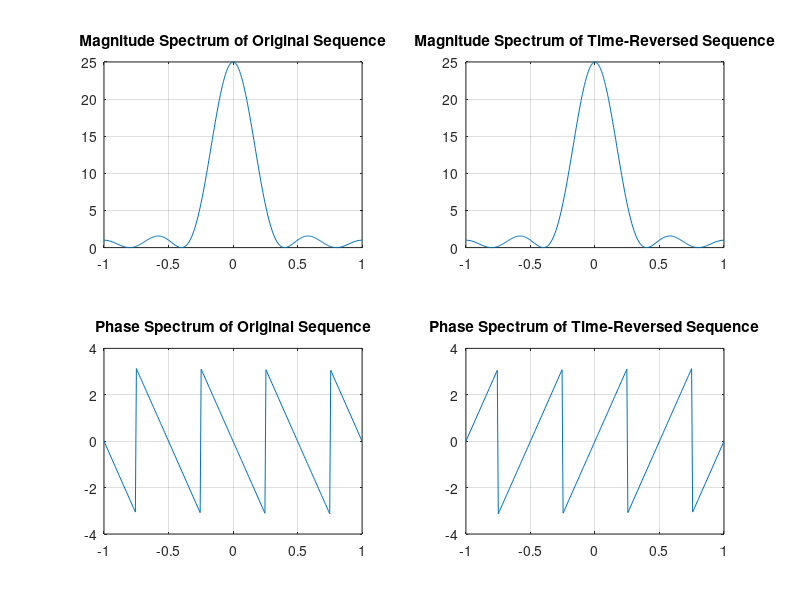

Write the MATLAB code that produced this figure.
clf;
w = -pi:2*pi/255:pi;
num=[1 2 3 4 5 4 3 2 1];
%num = [1 2 3 4];
L = length(num)-1;
h1 = freqz(num, 1, w);
h2 = freqz(fliplr(num), 1, w);
h3 = exp(w*L*i).*h2;
subplot(2,2,1)
plot(w/pi,abs(h1));grid
title('Magnitude Spectrum of Original Sequence')
subplot(2,2,2)
plot(w/pi,abs(h3));grid
title('Magnitude Spectrum of Time-Reversed Sequence')
subplot(2,2,3)
plot(w/pi,angle(h1));grid
title('Phase Spectrum of Original Sequence')
subplot(2,2,4)
plot(w/pi,angle(h3));grid
title('Phase Spectrum of Time-Reversed Sequence')
